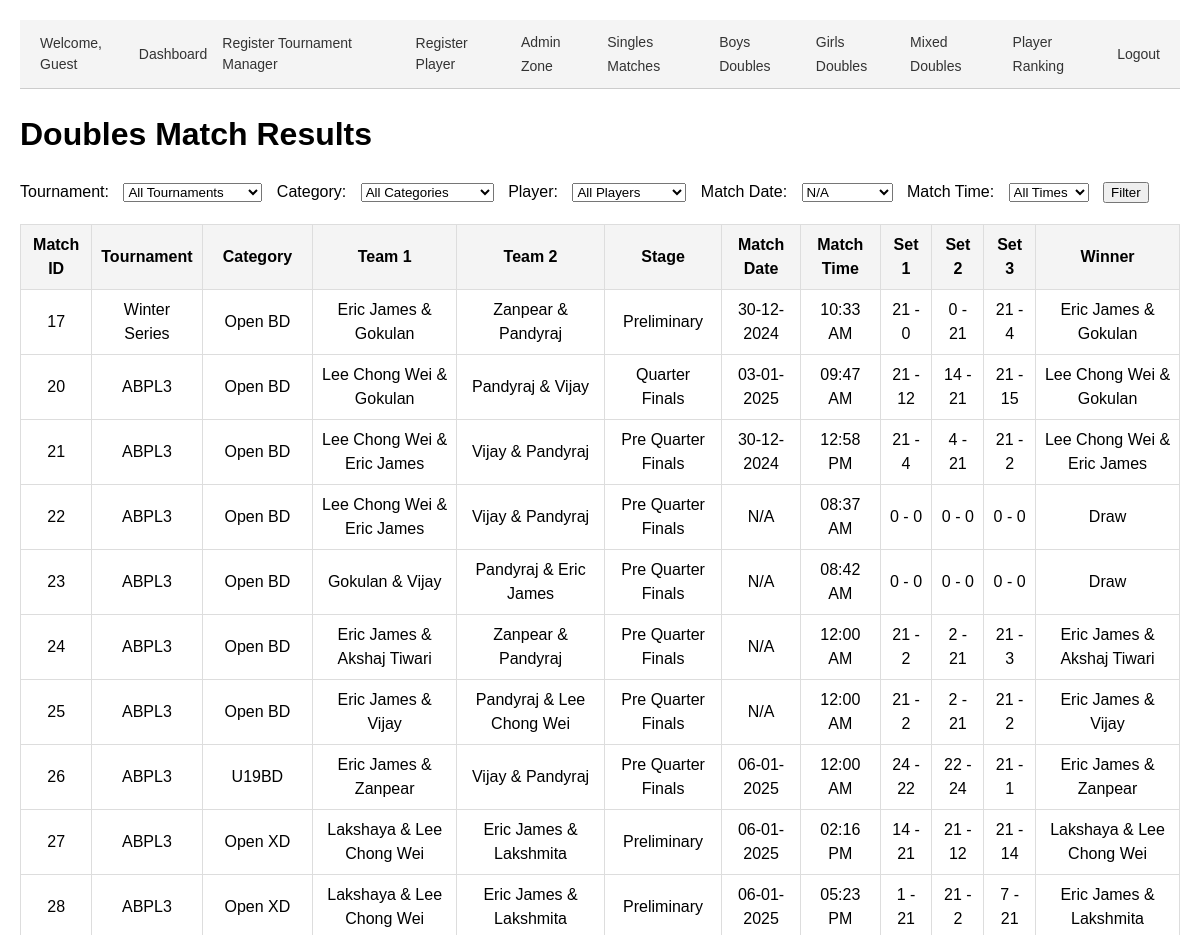
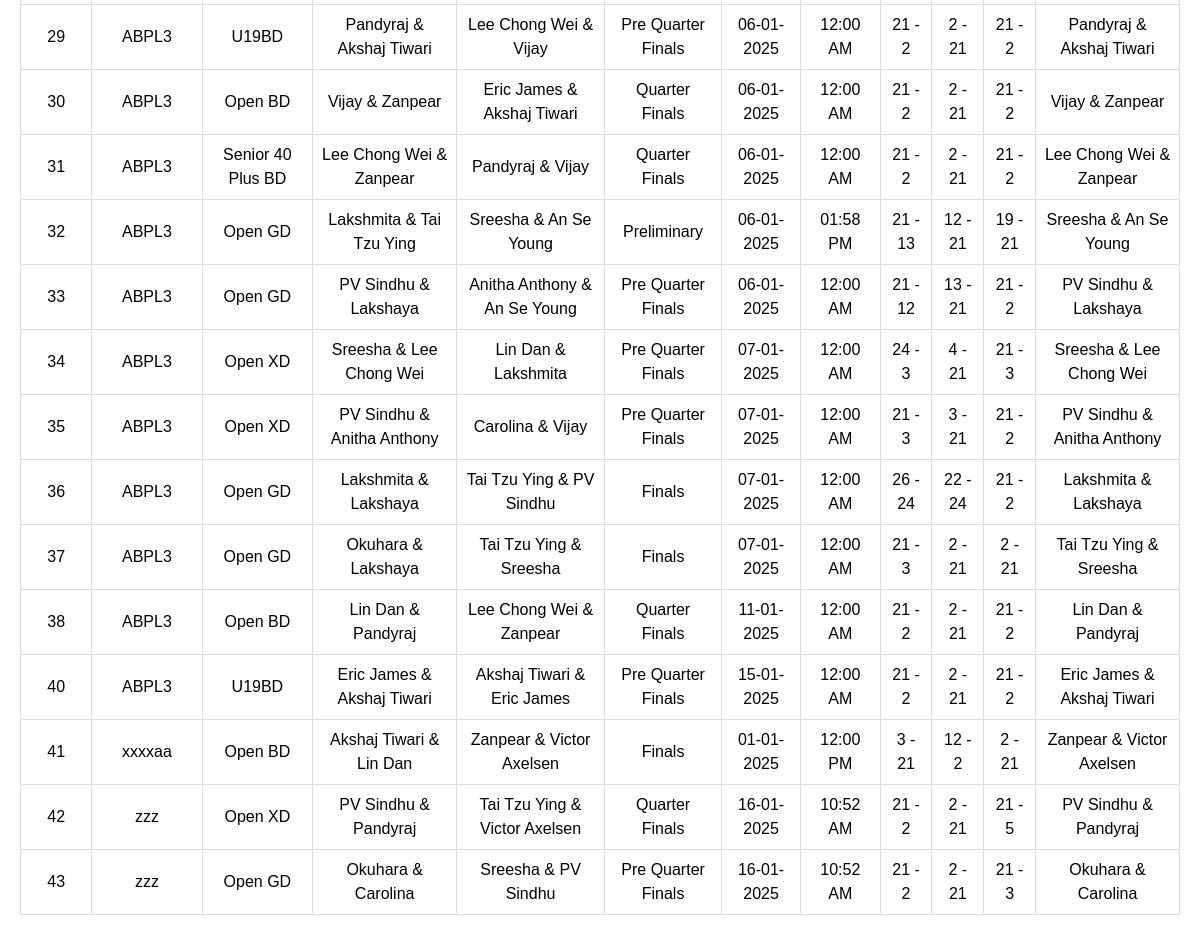
/results_doubles.php, run on an earlier commit of the app's database (2 pictures, top to bottom).
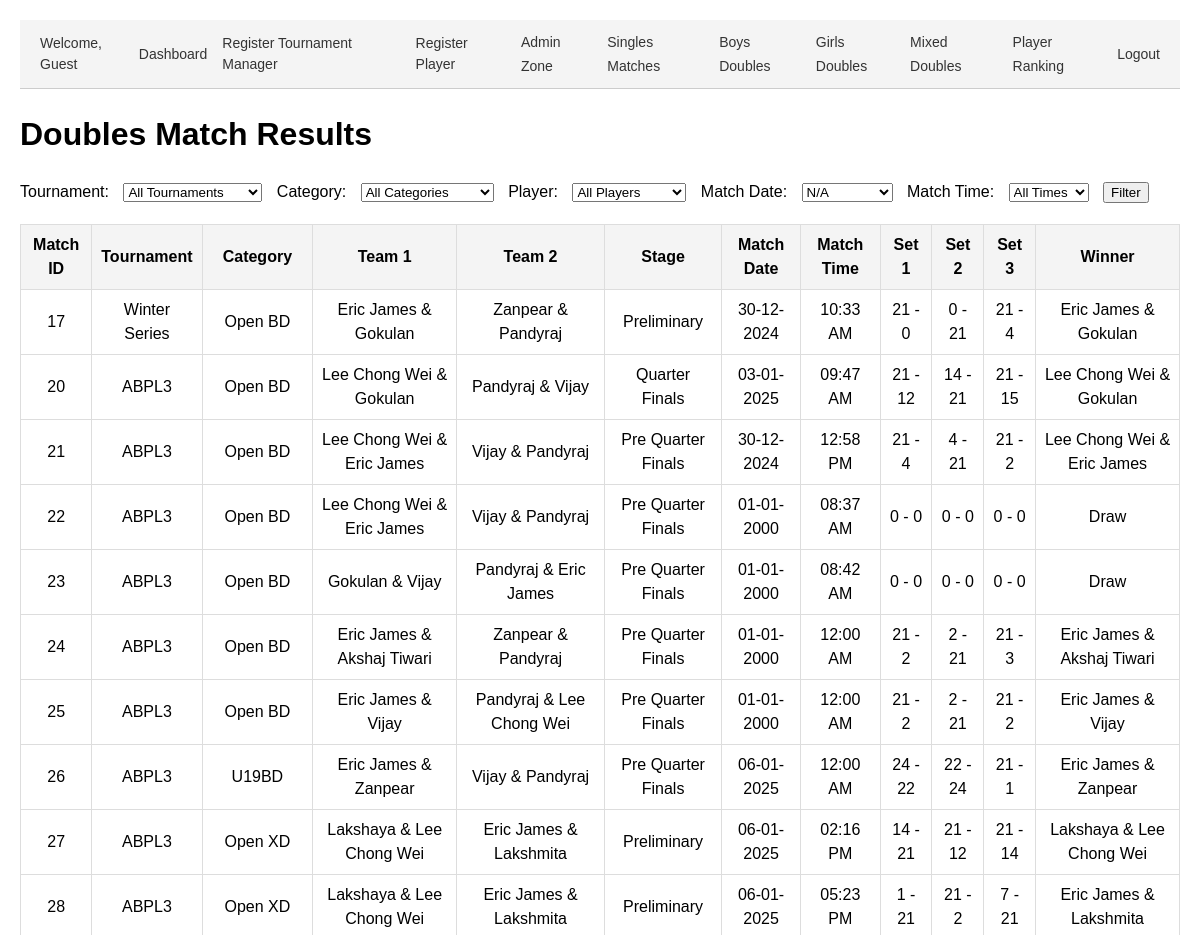
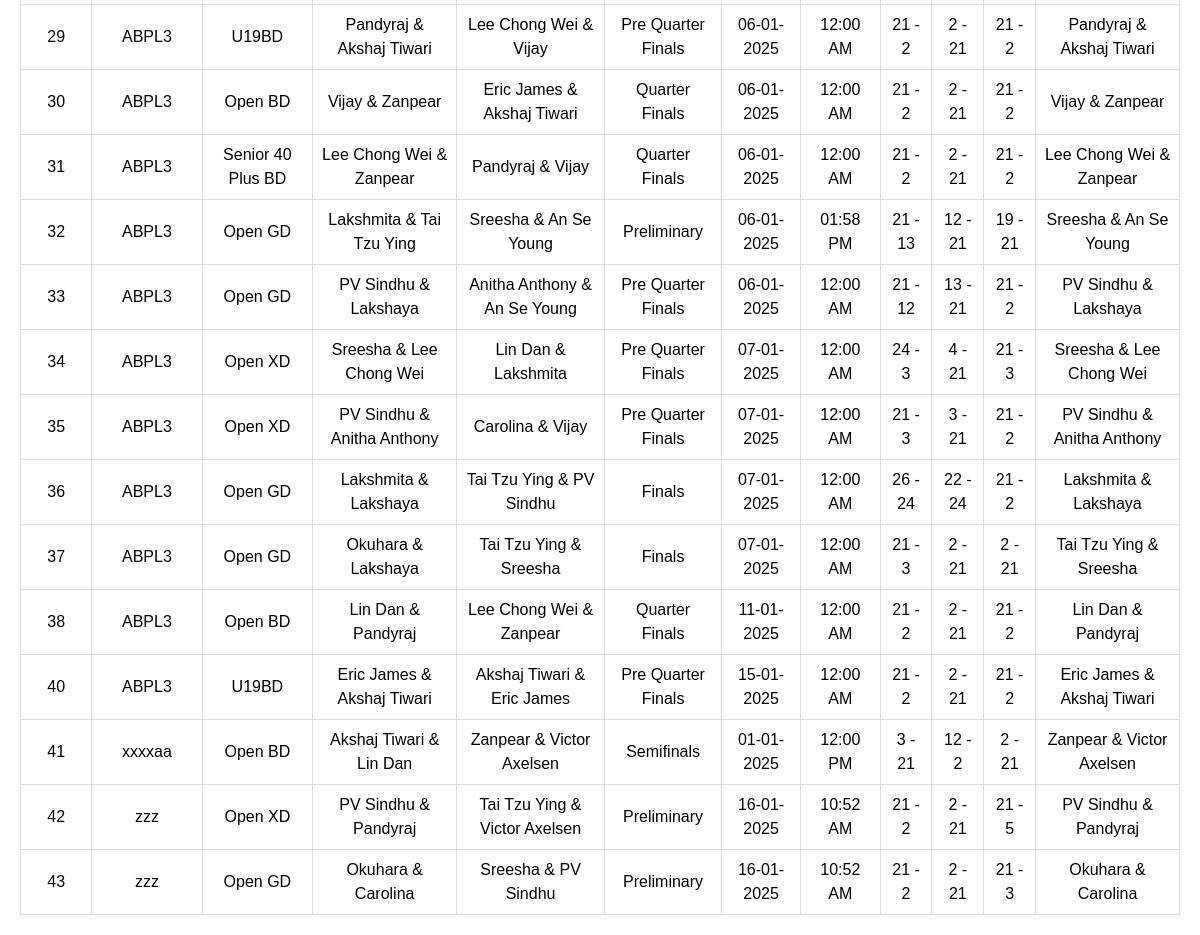
And on a later commit of the database (2 pictures, top to bottom).
### tables this page shows
CREATE TABLE `matches` (
  `id` int(11) NOT NULL,
  `tournament_id` int(11) NOT NULL,
  `category_id` int(11) NOT NULL,
  `pool` enum('A','B') DEFAULT NULL,
  `player1_id` int(11) DEFAULT NULL,
  `player2_id` int(11) DEFAULT NULL,
  `pre_quarter` tinyint(1) DEFAULT 0,
  `quarter` tinyint(1) DEFAULT 0,
  `semi` tinyint(1) DEFAULT 0,
  `final` tinyint(1) DEFAULT 0,
  `set1_player1_points` int(11) DEFAULT 0,
  `set1_player2_points` int(11) DEFAULT 0,
  `set2_player1_points` int(11) DEFAULT 0,
  `set2_player2_points` int(11) DEFAULT 0,
  `set3_player1_points` int(11) DEFAULT 0,
  `set3_player2_points` int(11) DEFAULT 0,
  `created_by` int(11) DEFAULT NULL,
  `stage` enum('Pre Quarter Finals','Quarter Finals','Semifinals','Finals','Preliminary') NOT NULL,
  `match_date` date DEFAULT NULL,
  `match_time` varchar(255) NOT NULL,
  `team1_player1_id` int(11) NOT NULL DEFAULT 0,
  `team1_player2_id` int(11) NOT NULL DEFAULT 0,
  `team2_player1_id` int(11) DEFAULT 0,
  `team2_player2_id` int(11) DEFAULT 0,
  `set1_team1_points` int(11) NOT NULL DEFAULT 0,
  `set1_team2_points` int(11) DEFAULT 0,
  `set2_team1_points` int(11) DEFAULT 0,
  `set2_team2_points` int(11) DEFAULT 0,
  `set3_team1_points` int(11) DEFAULT 0,
  `set3_team2_points` int(11) DEFAULT 0,
  `player3_id` int(11) DEFAULT NULL,
  `player4_id` int(11) DEFAULT NULL,
  `deleted_at` datetime DEFAULT NULL
);

CREATE TABLE `tournaments` (
  `id` int(11) NOT NULL,
  `name` varchar(255) NOT NULL,
  `created_by` int(11) DEFAULT NULL,
  `year` int(11) NOT NULL DEFAULT year(curdate()),
  `moderated_by` int(11) DEFAULT NULL
);

CREATE TABLE `categories` (
  `id` int(11) NOT NULL,
  `name` varchar(255) NOT NULL,
  `created_by` int(11) NOT NULL,
  `age_group` varchar(255) DEFAULT NULL,
  `sex` varchar(10) DEFAULT NULL,
  `type` enum('singles','doubles','mixed doubles') DEFAULT 'singles',
  `tournament_id` int(11) NOT NULL
);

### results_doubles.php (the view, shortened to what this page needs)
<?php include 'header.php'; ?>
<?php
require_once 'conn.php';
$conn = new mysqli($servername, $username, $password, $dbname);
$match_date = $_GET['match_date'] ?? '';
$dates = $conn->query("SELECT DISTINCT match_date FROM matches ORDER BY match_date");
$query = "
    SELECT
        m.id AS match_id,
        t.name AS tournament_name,
        c.name AS category_name,
        c.type AS category_type, /* Singles, Doubles, or Mixed Doubles */
        p1.name AS team1_player1_name,
        p2.name AS team1_player2_name,
        p3.name AS team2_player1_name,
        p4.name AS team2_player2_name,
        m.stage,
        m.match_date,
        m.match_time,
        m.set1_team1_points,
        m.set1_team2_points,
        m.set2_team1_points,
        m.set2_team2_points,
        m.set3_team1_points,
        m.set3_team2_points
    FROM matches m
    INNER JOIN tournaments t ON m.tournament_id = t.id
    INNER JOIN categories c ON m.category_id = c.id
    LEFT JOIN players p1 ON m.team1_player1_id = p1.id
    LEFT JOIN players p2 ON m.team1_player2_id = p2.id
    LEFT JOIN players p3 ON m.team2_player1_id = p3.id
    LEFT JOIN players p4 ON m.team2_player2_id = p4.id
    WHERE c.type IN ('doubles', 'mixed doubles')
";
$query .= " ORDER BY m.id";
$result = $conn->query($query);
?>
<!DOCTYPE html>
<html lang="en">
<head>
</head>
<body>
    <h1>Doubles Match Results</h1>
    <form method="get">
        <label for="tournament_id">Tournament:</label>
        <select name="tournament_id" id="tournament_id">
            <option value="">All Tournaments</option>
        </select>
        <label for="category_id">Category:</label>
        <select name="category_id" id="category_id">
            <option value="">All Categories</option>
        </select>
        <label for="player_id">Player:</label>
        <select name="player_id" id="player_id">
            <option value="">All Players</option>
        </select>
        <label for="match_date">Match Date:</label>
        <select name="match_date" id="match_date">
            <?php while ($row = $dates->fetch_assoc()): ?>
                <option value="<?= $row['match_date'] ?>" <?= $match_date == $row['match_date'] ? 'selected' : '' ?>>
                    <?= $row['match_date'] ? date("d-m-Y", strtotime($row['match_date'])) : 'N/A' ?>
                </option>
            <?php endwhile; ?>
        </select>
        <label for="datetime">Match Time:</label>
        <select name="datetime" id="datetime">
            <option value="">All Times</option>
        </select>
        <button type="submit">Filter</button>
    </form>
    <?php if ($result->num_rows > 0): ?>
        <table>
            <tr>
                <th>Match ID</th>
                <th>Tournament</th>
                <th>Category</th>
                <th>Team 1</th>
                <th>Team 2</th>
                <th>Stage</th>
                <th>Match Date</th>
                <th>Match Time</th>
                <th>Set 1</th>
                <th>Set 2</th>
                <th>Set 3</th>
                <th>Winner</th>
            </tr>
            <?php while ($row = $result->fetch_assoc()):
                $team1 = $row['team1_player1_name'] . " & " . $row['team1_player2_name'];
                $team2 = $row['team2_player1_name'] . " & " . $row['team2_player2_name'];
                $team1_total = $row['set1_team1_points'] + $row['set2_team1_points'] + $row['set3_team1_points'];
                $team2_total = $row['set1_team2_points'] + $row['set2_team2_points'] + $row['set3_team2_points'];
                $winner = $team1_total > $team2_total ? $team1 : ($team1_total < $team2_total ? $team2 : 'Draw');
            ?>
                <tr>
                    <td><?= $row['match_id'] ?></td>
                    <td><?= $row['tournament_name'] ?></td>
                    <td><?= $row['category_name'] ?></td>
                    <td><?= $team1 ?></td>
                    <td><?= $team2 ?></td>
                    <td><?= $row['stage'] ?></td>
                    <td><?= $row['match_date'] ? date("d-m-Y", strtotime($row['match_date'])) : 'N/A' ?></td>
                    <td><?= $row['match_time'] ? date("h:i A", strtotime($row['match_time'])) : 'N/A' ?></td>
                    <td><?= $row['set1_team1_points'] . ' - ' . $row['set1_team2_points'] ?></td>
                    <td><?= $row['set2_team1_points'] . ' - ' . $row['set2_team2_points'] ?></td>
                    <td><?= $row['set3_team1_points'] . ' - ' . $row['set3_team2_points'] ?></td>
                    <td><?= $winner ?></td>
                </tr>
            <?php endwhile; ?>
        </table>
    <?php else: ?>
        <p>No matches found for the selected filters.</p>
    <?php endif; ?>
</body>
</html>

### header.php (shortened to what this page needs)
<?php
$logged_in_user = 'Guest';
?>
<!DOCTYPE html>
<html lang="en">
<head>
</head>
<body>
    <div class="header">
        <div class="welcome">
            <span>Welcome, <?= htmlspecialchars($logged_in_user) ?></span>
        </div>
        <div class="links">
            <a href="dashboard.php">Dashboard</a>
            <a href="register.php">Register Tournament Manager</a>
            <a href="register_player.php">Register Player</a>
            <div class="dropdown">
                <a href="#">Admin Zone</a>
            </div>
            <div class="dropdown">
                <a href="#">Singles Matches</a>
            </div>
            <div class="dropdown">
                <a href="#">Boys Doubles</a>
            </div>
            <div class="dropdown">
                <a href="#">Girls Doubles</a>
            </div>
            <div class="dropdown">
                <a href="#">Mixed Doubles</a>
            </div>
            <div class="dropdown">
                <a href="#">Player Ranking</a>
            </div>
            <a href="logout.php">Logout</a>
        </div>
    </div>
</body>
</html>

### header.php (style rules this page uses)
body { margin: 0; padding: 0; font-family: Arial, sans-serif; line-height: 1.5; }
.header { display: flex; justify-content: space-between; align-items: center; background-color: #f4f4f4; padding: 10px 20px; border-bottom: 1px solid #ccc; }
.header .welcome { font-size: 14px; color: #333; }
.header .links { display: flex; gap: 15px; align-items: center; }
.header .links a { text-decoration: none; color: #333; font-size: 14px; }
.dropdown { position: relative; }

### results_doubles.php (style rules this page uses)
body { font-family: Arial, sans-serif; margin: 20px; }
table { width: 100%; border-collapse: collapse; margin: 20px 0; }
th, td { border: 1px solid #ddd; padding: 8px; text-align: center; }
th { background-color: #f4f4f4; }
form { margin-bottom: 20px; }
label, select, button { margin-right: 10px; }

What changed in the data, as far as the page shows it:
changed matches "08:37 AM": match_date (not shown) → "01-01-2000"; no longer shows "N/A"
changed matches "08:42 AM": match_date (not shown) → "01-01-2000"; no longer shows "N/A"
changed matches id 24: match_date (not shown) → "01-01-2000"; no longer shows "N/A"
changed matches id 25: match_date (not shown) → "01-01-2000"; no longer shows "N/A"
changed matches "12:00 PM": stage "Finals" → "Semifinals"
changed matches id 42: stage "Quarter Finals" → "Preliminary"
changed matches id 43: stage "Pre Quarter Finals" → "Preliminary"
